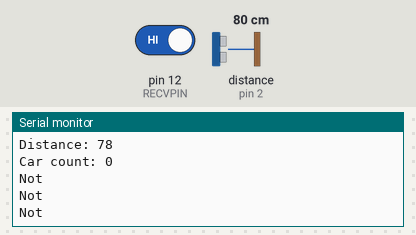
Bench run of a sketch on a simulated Arduino Uno, built with avr-gcc and run on an emulated ATmega328P. Parts: the last lines printed to the serial monitor. Wiring (inferred from the names in the program): ultrasonic range finder: trigger pin 3; echo pin 2. The test bench sets the inputs (shaded band); at power-on: distance to the obstacle (sensor on pin 2) 80 cm, pin 12 (RECVPIN) HIGH. The echo pulse lasts 58.3 µs per cm.

Above: at 1.2 s.
1.3 s: distance to the obstacle (sensor on pin 2) set to 299 cm
At 3.24 s:
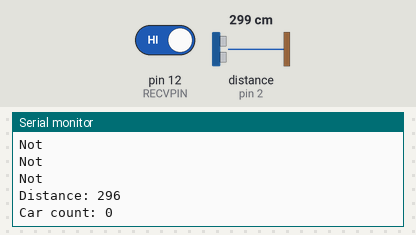
9.0 s: pin 12 (RECVPIN) driven LOW
At 9.56 s:
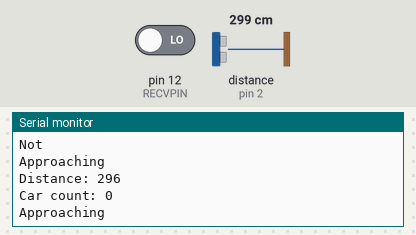
10.8 s: distance to the obstacle (sensor on pin 2) set to 2 cm
At 11.06 s:
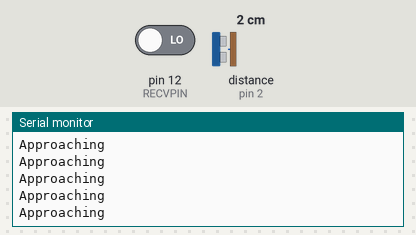
Timing chart, 0 to 13.8 s (numbered marks = the images above; inputs shaded):
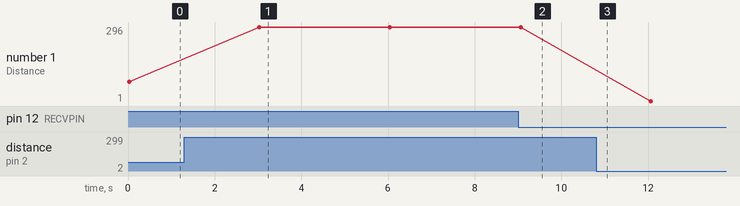

The sketch:

arduino_test.ino
```cpp
// DEBUG
#define DEBUG 1 // set DEBUG 0 to turn off print statements

// Car Counting US Sensor PINS
int ECHOPIN = 2;
int TRIGPIN = 3;

// CarCount Variables
int distance = 0;
int duration = 0;
int carCount = 0;
bool enableCount = false;

// Determines the frequency of function calls in the main loop
int curTime = 0;
int carCountTime = 0;
int irTime = 0;

// IR SENSOR PINS
int RECVPIN = 12;

// IR Sensor Variables
int isEmergency = 0;

void setup() {
  if (DEBUG == 1)
  {
    Serial.begin(9600); // start serial for output
  }

  /// ULTRASOUND SETUP ///
  pinMode(TRIGPIN, OUTPUT); // Sets the trigPin as an output
  pinMode(ECHOPIN, INPUT);  // Sets the echoPin as an input
  Serial.println("Car Count Ready!");
}


void loop() {
  curTime = millis();

  if (curTime >= irTime){
    IR_Detector();
    irTime = millis() + 300;
  }

  curTime = millis();
  if (curTime >= carCountTime){
    Car_Count();
    carCountTime = millis() + 3000;
  }
}
void Car_Count()
{
  cli(); // disables interrupts
  digitalWrite(TRIGPIN, LOW);
  delayMicroseconds(2);

  digitalWrite(TRIGPIN, HIGH);
  delayMicroseconds(10);
  digitalWrite(TRIGPIN, LOW);

  // Reads the echoPin, returns the sound wave travel time in microseconds
  duration = pulseIn(ECHOPIN, HIGH);
  sei(); // enables interrupts

  // Calculating the distance
  distance = duration*0.034/2;

  if (distance <= 150 && distance >= 0 && enableCount)
  {
    enableCount = false;
    carCount += 1;
  }
  else if (distance > 150)
  {
    enableCount = true;
  }

    //Prints the distance on the serial Monitor
  if (DEBUG == 1) {
    Serial.print("Distance: ");
    Serial.println(distance);
    Serial.print("Car count: ");
    Serial.println(carCount);
  }
}

void IR_Detector()
{
  if (digitalRead(12) == 0) {
    isEmergency = 1;
  }

  if (DEBUG == 1) {
    if (isEmergency == 1) {
      Serial.println("Approaching");
    }
    else {
      Serial.println("Not");
    }
  }
}
/*
#define NUM_READINGS 5
#define ABOVE_THRESHHOLD 1
#define BELOW_THRESHHOLD 0
#define DISTANCE_THRESHHOLD 150
int distanceFlag = BELOW_THRESHHOLD;

// This function tries to reduce false noisy readings by
// making NUM_READINGS additional readings to confirm it
int confirmReading(int currentReading, int* distanceFlag)
{
	int distance = 0;
	int duration = 0;

	if (distanceFlag == ABOVE_THRESHOLD && currentReading > DISTANCE_THRESHHOLD)
		return 0;

	if (distanceFlag == BELOW_THRESHHOLD && currentReading < DISTANCE_THRESHHOLD)
		return 0;

	cli(); // disables interrupts

	for (int i = 0; i < NUM_READINGS; i++)
	{
		digitalWrite(TRIGPIN, LOW);
		delayMicroseconds(2);

		digitalWrite(TRIGPIN, HIGH);
		delayMicroseconds(10);
		digitalWrite(TRIGPIN, LOW);

		// Reads the echoPin, returns the sound wave travel time in
		// microseconds
		duration = pulseIn(ECHOPIN, HIGH);

		// Calculating the distance
		distance = duration*0.034/2;

		if (distanceFlag == ABOVE_THRESHHOLD && distance > DISTANCE_THRESHHOLD)
			return 0;

		if (distanceFlag == BELOW_THRESHHOLD && distance < DISTANCE_THRESHHOLD)
			return 0;
	}

	sei(); // enables interrupts

	if (distanceFlag == ABOVE_THRESHHOLD)
		*distanceFlag = BELOW_THRESHHOLD;
	else
		*distanceFlag = ABOVE_THRESHHOLD;

	return 1;
}

*/
```

Measured:
- after the input at 1.3 s, the serial monitor: prints a new line after 1.7 s (image 1)
- after the input at 9.0 s, the serial monitor: prints a new line at once (image 2)
- plotted number 1: 78 → 296 after the input at 1.3 s, 296 → 2 after the input at 10.8 s
